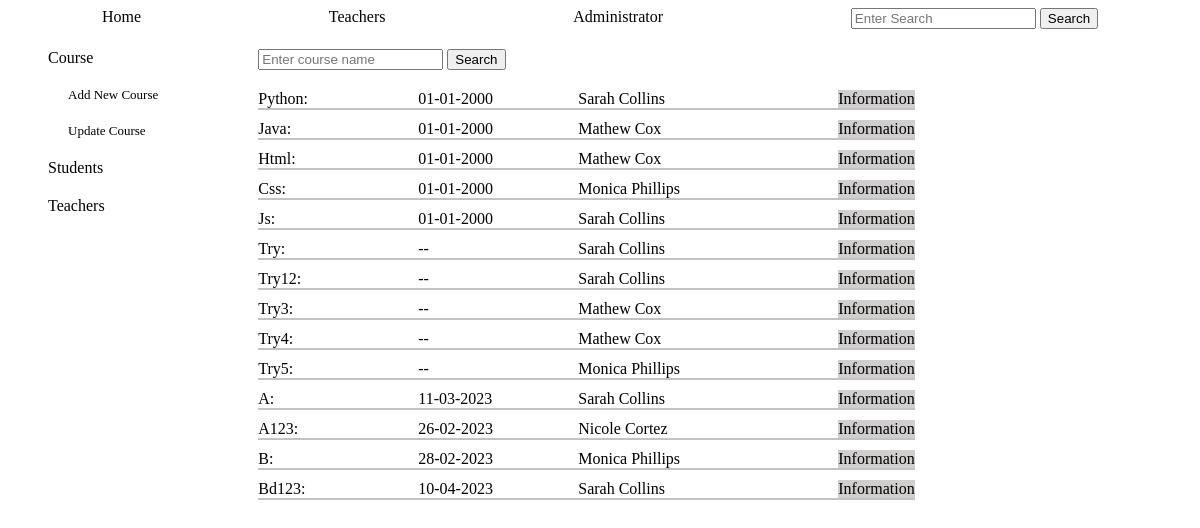
The app's page /admin_courses with its own data.
### tables this page shows
CREATE TABLE courses (
        id INTEGER PRIMARY KEY,
        name TEXT NOT NULL,
        description TEXT,
        teacher_id TEXT NOT NULL,
        start TEXT,
        day TEXT,
        time TEXT, 
        FOREIGN KEY (teacher_id) REFERENCES teachers (id)
        );

CREATE TABLE teachers (
        id INTEGER PRIMARY KEY,
        name TEXT NOT NULL,
        email TEXT NOT NULL UNIQUE,
        phone TEXT
        );

### app.py (the view, shortened to what this page needs)
@app.route('/admin_courses',methods=['GET', 'POST'])
def admin_courses():
    return render_template('admin_courses.html', courses_teachers=courses_teachers())

### crud.py (called while the page is built)
def read_all(table):
    return query(f"SELECT * FROM {table}")

### functions.py (called while the page is built)
def create_courses_objects(courses: list):
    courses_objects=[classes.Course(course[0], course[1], course[2], course[3], course[4], course[5], course[6] ) for course in courses]
    for c in courses_objects:
        c.start=f'{c.start[8:]}-{c.start[5:7]}-{c.start[0:4]}'
    return courses_objects

def create_teachers_objects(teachers: list):
    teachers_objects=[classes.Teacher(teacher[0], teacher[1], teacher[2], teacher[3]) for teacher in teachers]
    return teachers_objects

def courses_teachers():
    courses_teachers=[]
    for course in create_courses_objects(crud.read_all('courses')):
        for teacher in create_teachers_objects(crud.read_all('teachers')):
            if course.teacher_id==str(teacher.tid):
                course_teacher=classes.Course(course.tid, course.name, course.description, teacher.name, course.start, course.day, course.time)
                courses_teachers.append(course_teacher)
    return courses_teachers

### setup_db.py (called while the page is built)
def query(sql):
    with sqlite3.connect('students.db') as conn:
        cur=conn.cursor()
        cur.execute(sql)
        return cur.fetchall()

### templates/admin_courses.html (shortened to what this page needs)
{% include "admin_nav_courses.html" %}
    <div class="admin_courses_main">
        <div class="course_search">
            <form action="" method="POST">
                <input type="text" name="search" placeholder="Enter course name">
                <input type="submit" value="Search">
            </form>
        </div>
        <div class="courses_list">
        {% for course in courses_teachers %}
            <div class="course_info">
                <div class="course_name"> {{course.name}}:</div>
                <div class="course_start">{{course.start}}</div>
                <div class="course_teacher">{{course.teacher_id}}</div>
                <a href="/course_info/{{course.tid}}">Information</a>
            </div>
        {% endfor %}
        </div>
    </div>
</div>

### static/style.css (style rules this page uses)
.admin_courses_main { grid-column: 2; display: flex; flex-direction: column; gap:10px; }
.courses_list { display: flex; flex-direction: column; gap:10px; }
.course_info { display: flex; gap: 10px; justify-content: left; border-bottom: solid; border-width: 2px; border-color: rgb(195, 193, 193); }
.course_info>a { text-decoration: none; color: black; background-color: rgb(209, 206, 206); }
.course_name { width: 150px; }
.course_start { width:150px ; }
.course_teacher { width: 250px; }

### records on screen
courses: name "Python"
teachers: teacher_id "Sarah Collins" "Sarah Collins" "Sarah Collins" "Sarah Collins" "Sarah Collins" "Sarah Collins"
courses: name "Java"
teachers: teacher_id "Mathew Cox" "Mathew Cox" "Mathew Cox" "Mathew Cox"
courses: name "Html"
courses: name "Css"
teachers: teacher_id "Monica Phillips" "Monica Phillips" "Monica Phillips"
courses: name "Js"
courses: name "Try"
courses: name "Try12"
courses: name "Try3"
courses: name "Try4"
courses: name "Try5"
courses: name "A123"
teachers: teacher_id "Nicole Cortez"
courses: name "Bd123"

### other values on screen
{{ course.start }} "01-01-2000" "01-01-2000" "01-01-2000" "01-01-2000" "01-01-2000" "--" "--" "--" "--" "--" "11-03-2023" "26-02-2023" "28-02-2023" "10-04-2023"
{{ course.name }} "A" "B"
